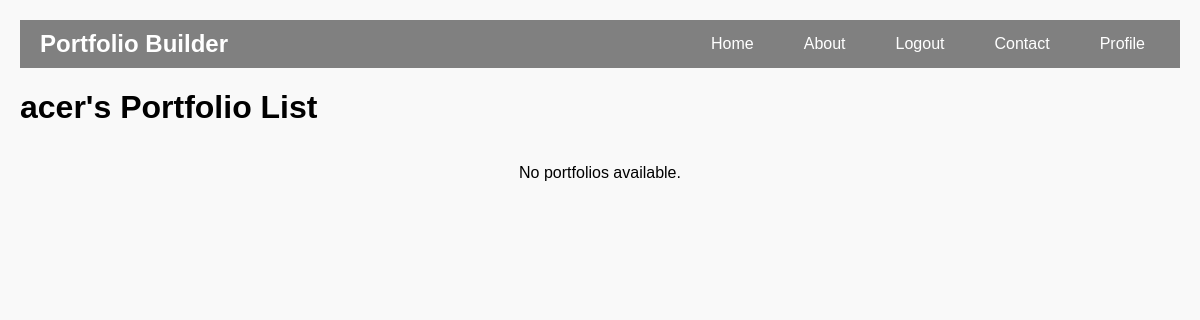
Before: /portfolios/ (signed in) with the older database file.
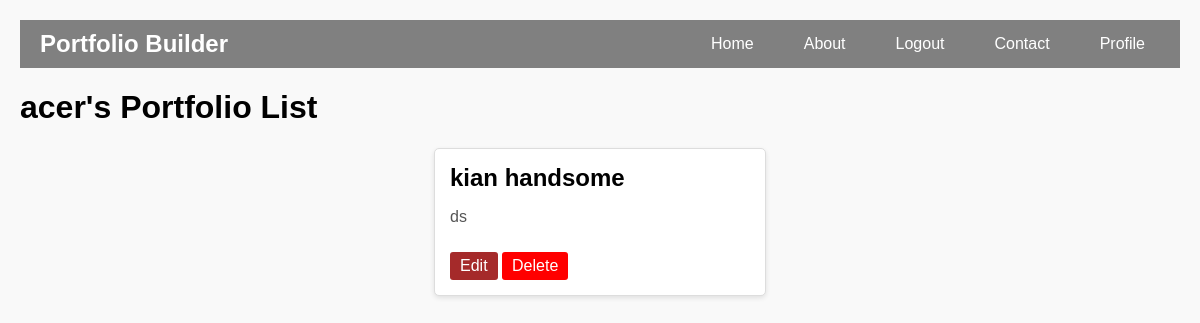
After: the same page with the newer database file.
### myApp/models.py (models this page shows, shortened)
class Portfolio(models.Model):
    user = models.ForeignKey(User, on_delete=models.CASCADE, related_name='portfolios', null=True)
    title = models.CharField(max_length=200)
    description = RichTextField()

### myApp/views.py (the view)
# urls.py: path('portfolios/', views.portfolio_list, name='portfolio_list'),  # For function-based view
@login_required
def portfolio_list(request):
    portfolios = Portfolio.objects.filter(user=request.user)
    return render(request, 'myApp/portfolio_list.html', {'portfolios': portfolios})

### myApp/templates/myApp/portfolio_list.html (shortened to what this page needs)
<!DOCTYPE html>
<html lang="en">
<head>
    {% include 'components/navbar.html' %}
</head>
<body>
    <h1>{{ request.user.username }}'s Portfolio List</h1>
    <div class="portfolio-container">
        {% if portfolios %}
            {% for portfolio in portfolios %}
                <div class="portfolio-card">
                    <h2>{{ portfolio.title }}</h2>
                    <div>{{ portfolio.description|safe }}</div>
                    <a href="{% url 'edit_portfolio' portfolio.id %}" class="edit-link">Edit</a>
                    <a href="{% url 'delete_portfolio' portfolio.id %}" class="delete-link" onclick="return confirm('Are you sure you want to delete this portfolio?');">Delete</a>
                </div>
            {% endfor %}
        {% else %}
            <p>No portfolios available.</p>
        {% endif %}
    </div>
</body>
</html>

### myApp/templates/components/navbar.html (shortened to what this page needs)
<!DOCTYPE html>
<html lang="en">
<head>
</head>
<body>
<header>
    <nav>
        <h1>Portfolio Builder</h1>
        <ul>
            <li><a href="#" >Home</a></li>
            <li><a href="#">About</a></li>
            {% if user.is_authenticated %}
                <li><a href="{% url 'logout' %}">Logout</a></li>
            {% else %}
                <li><a href="{% url 'login' %}">Login</a></li>
            {% endif %}
            <li><a href="{% url 'contact' %}">Contact</a></li>
            <li><a href="{% url 'portfolio_list' %}">Profile</a></li>
        </ul>
    </nav>
</header>
</body>
</html>

### myApp/templates/components/navbar.html (style rules this page uses)
body { margin: 0; font-family: Arial, sans-serif; }
header { background-color: grey; padding: 10px 20px; }
nav { display: flex; justify-content: space-between; align-items: center; }
nav h1 { color: white; margin: 0; }
nav ul { list-style: none; padding: 0; margin: 0; display: flex; }
nav ul li { margin-left: 20px; }
nav ul li a { text-decoration: none; color: white; padding: 10px 15px; border-radius: 5px; transition: background-color 0.3s; }

### myApp/templates/myApp/portfolio_list.html (style rules this page uses)
body { font-family: Arial, sans-serif; background-color: #f9f9f9; margin: 0; padding: 20px; }
.portfolio-container { display: flex; flex-wrap: wrap; gap: 20px; justify-content: center; }
.portfolio-card { background-color: white; border: 1px solid #ddd; border-radius: 5px; padding: 15px; width: 300px; box-shadow: 0 2px 5px rgba(0, 0, 0, 0.1); }
.portfolio-card h2 { font-size: 1.5em; margin: 0 0 10px; }
.portfolio-card p { font-size: 1em; color: #555; }
.edit-link, .delete-link { display: inline-block; margin-top: 10px; padding: 5px 10px; color: white; text-decoration: none; border-radius: 3px; }
.edit-link { background-color: brown; }
.delete-link { background-color: red; }

Changed rows visible on the page:
added Portfolio: title "kian handsome", description "ds"
Other visible differences:
text no longer shown: "No portfolios available."
